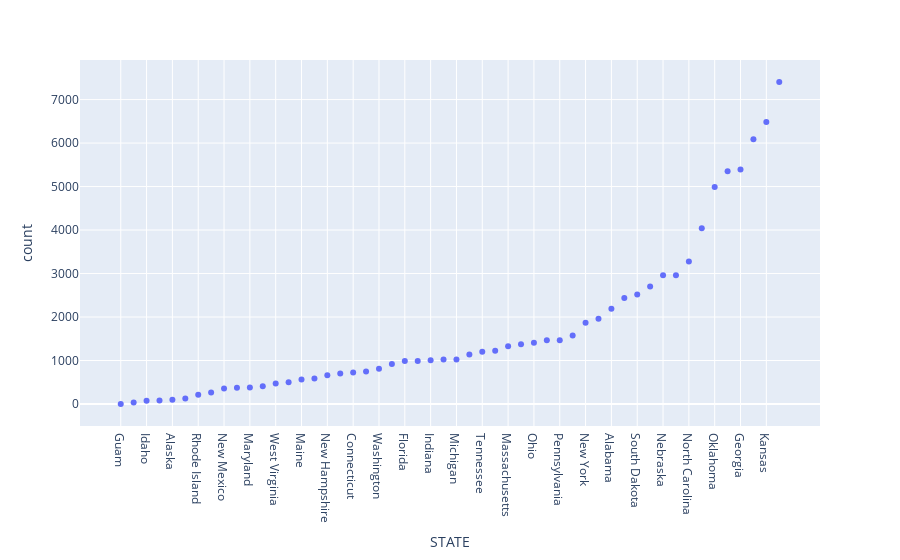

The notebook cell saved with this chart:
### Code cell
fig=px.scatter(
    df['STATE'].value_counts().sort('count'),
    'STATE',
    'count'
)
fig.show()

### Figure 1 — Plotly figure (JSON) as saved in the notebook; plotly's stock layout.template omitted (floating-point values rounded to 4 significant figures)
{"data": [{"hovertemplate": "STATE=%{x}<br>count=%{y}<extra></extra>", "legendgroup": "", "marker": {"color": "#636efa", "symbol": "circle"}, "mode": "markers", "name": "", "orientation": "v", "showlegend": false, "type": "scatter", "x": ["Guam", "Puerto Rico", "Idaho", "Delaware", "Alaska", "Hawaii", "Rhode Island", "Arizona", "New Mexico", "Vermont", "Maryland", "New Jersey", "West Virginia", "Nevada", "Maine", "Utah", "New Hampshire", "Louisiana", "Connecticut", "Oregon", "Washington", "North Dakota", "Florida", "Wisconsin", "Indiana", "Kentucky", "Michigan", "Minnesota", "Tennessee", "Arkansas", "Massachusetts", "Wyoming", "Ohio", "California", "Pennsylvania", "Illinois", "New York", "Colorado", "Alabama", "South Carolina", "South Dakota", "Virginia", "Nebraska", "Montana", "North Carolina", "Iowa", "Oklahoma", "Missouri", "Georgia", "Mississippi", "Kansas", "Texas"], "xaxis": "x", "y": [1, 35, 73, 83, 97, 124, 212, 264, 354, 371, 382, 407, 470, 498, 566, 588, 661, 703, 725, 749, 810, 919, 991, 991, 1005, 1021, 1025, 1137, 1199, 1224, 1327, 1375, 1408, 1463, 1467, 1573, 1869, 1958, 2189, 2439, 2519, 2700, 2960, 2961, 3278, 4041, 4992, 5354, 5391, 6088, 6484, 7403], "yaxis": "y"}], "layout": {"legend": {"tracegroupgap": 0}, "margin": {"t": 60}, "xaxis": {"anchor": "y", "domain": [0, 1], "title": {"text": "STATE"}}, "yaxis": {"anchor": "x", "domain": [0, 1], "title": {"text": "count"}}}}
